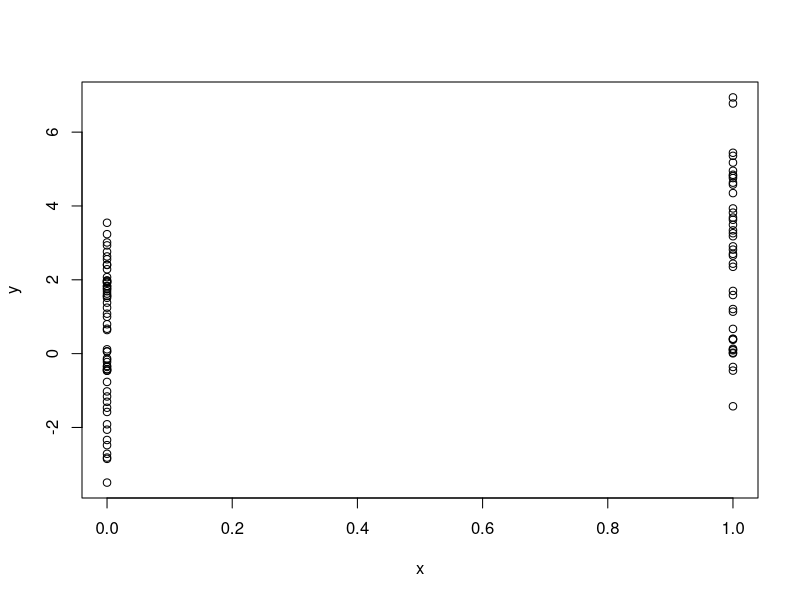

Generate this figure with R: (Note: this script raises an error after producing the figure.)
set.seed(1)
rpois(5, 2)


########

set.seed(1)
rnorm(3,0,1)
rnorm(3,0,1)

set.seed(1)
rnorm(3,0,1)

##############


set.seed(10)
x <- rep(0:1, each = 5)
e <- rnorm(10, 0, 20)
y <- 0.5 + 2 * x + e

?rep
x
e
y


###################


set.seed(10)
x <- rbinom(100,1,.5)
e <- rnorm(100, 0, 2)
y <- 0.5 + 2 * x + e

summary(y)
plot(x,y)


#############


library(datasets)
Rprof()
fit <- lm(y ~ x1 + x2)
Rprof(NULL)

